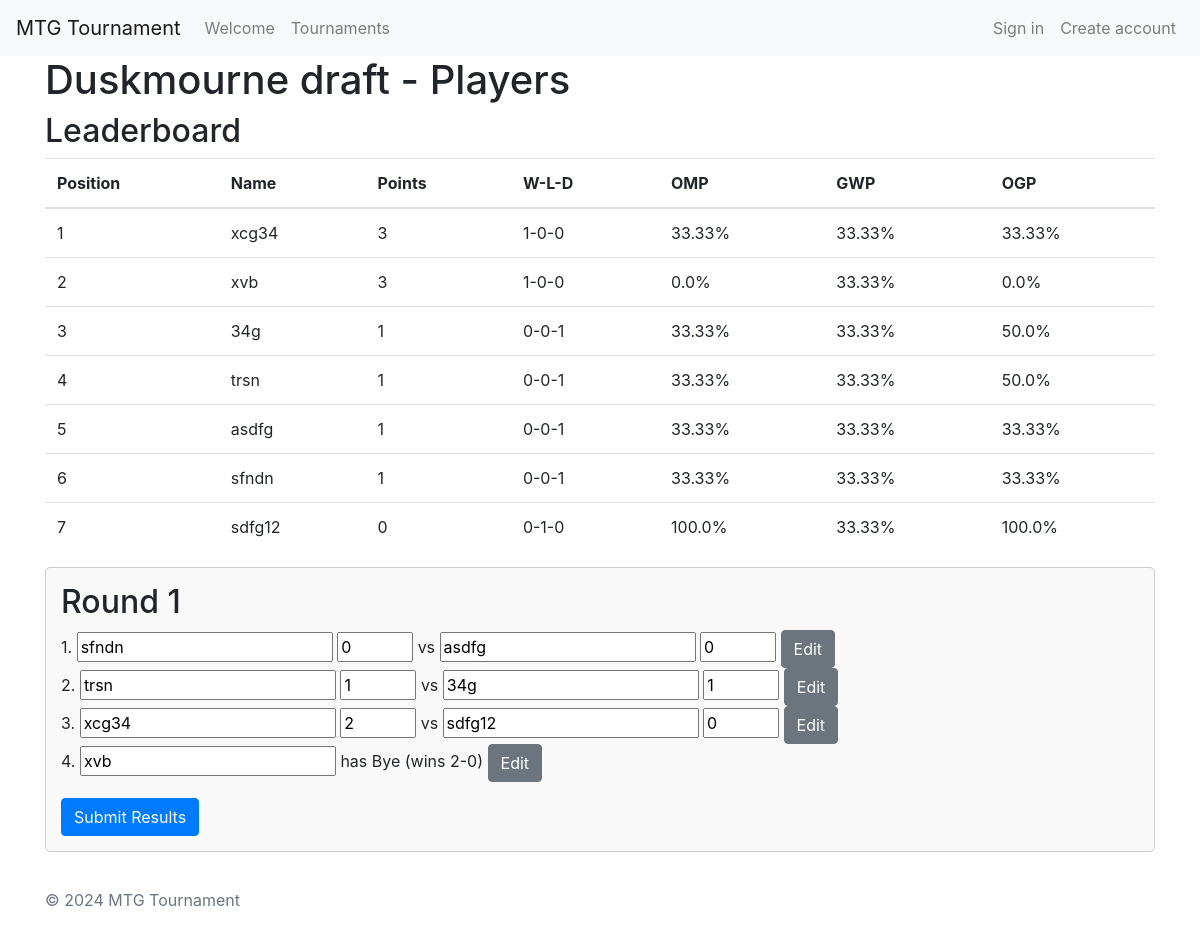
The page /tournament/tournament/65/players/ on the database its author committed.
### tournament/models.py (models this page shows, shortened)
class Tournament(models.Model):
    name = models.CharField(max_length=100)
    tournament_type = models.CharField(
        max_length=20,
        choices=[('Draft', 'Draft'), ('Constructed', 'Constructed'), ('Sealed Deck', 'Sealed Deck')],
        default='Draft'
    )
    pairing_method = models.CharField(
        max_length=20,
        choices=[('Swiss', 'Swiss'), ('Single Eliminations', 'Single Eliminations')],
        default='Swiss'
    )
    best_of = models.IntegerField(
        choices=[(1, 'Best of 1'), (3, 'Best of 3'), (5, 'Best of 5')],
        default=1
    )
    set = models.CharField(max_length=100, default='Default Set Name')
    pods = models.IntegerField()
    number_of_rounds = models.IntegerField(default=0)
    is_ended = models.BooleanField(default=False)

class Player(models.Model):
    name = models.CharField(max_length=100)
    tournament = models.ForeignKey(Tournament, related_name='players', on_delete=models.CASCADE)
    match_points = models.IntegerField(default=0)
    wins = models.IntegerField(default=0)
    losses = models.IntegerField(default=0)
    draws = models.IntegerField(default=0)
    games_won = models.IntegerField(default=0)
    games_lost = models.IntegerField(default=0)
    games_drawn = models.IntegerField(default=0)
    had_bye = models.BooleanField(default=False)
    game_win_percentage = models.FloatField(default=0.0)
    opponents_match_win_percentage = models.FloatField(default=0.0)  # Field to store OMP
    opponents_game_win_percentage = models.FloatField(default=0.0)
    def calculate_gwp(self):
        if self.game_win_percentage != 0.0:
            return  # Skip recalculation if already calculated

class Pairing(models.Model):
    tournament = models.ForeignKey(Tournament, on_delete=models.CASCADE)
    player1 = models.ForeignKey(Player, related_name='pairings_as_player1', on_delete=models.CASCADE)
    player2 = models.ForeignKey(Player, related_name='pairings_as_player2', on_delete=models.CASCADE, null=True, blank=True)
    player1_score = models.IntegerField(null=True, blank=True)
    player2_score = models.IntegerField(null=True, blank=True)
    result = models.CharField(max_length=5, null=True, blank=True)
    round = models.IntegerField()
    results_submitted = models.BooleanField(default=False)
    was_bye = models.BooleanField(default=False)

### tournament/views.py (the view)
# urls.py: path('tournament/<int:id>/players/', views.tournament_players, name='tournament_players'),
def tournament_players(request, id):
    tournament = get_object_or_404(Tournament, id=id)
    players = list(tournament.players.all())
    for player in players:
        player.calculate_gwp()  # Ensure the GWP is up-to-date
    players.sort(key=lambda player: (player.match_points, player.game_win_percentage or 0), reverse=True)
    pairings = Pairing.objects.filter(tournament=tournament).order_by('round', 'id')
    pairings_by_round = {}
    for pairing in pairings:
        round_number = pairing.round
        if round_number not in pairings_by_round:
            pairings_by_round[round_number] = []
        pairings_by_round[round_number].append(pairing)
    current_round = max(pairings_by_round.keys(), default=0)
    is_last_round = current_round == tournament.number_of_rounds
    return render(request, 'tournament/tournament_players.html', {
        'tournament': tournament,
        'players': players,
        'pairings_by_round': pairings_by_round,
        'is_last_round': is_last_round
    })

### templates/tournament/tournament_players.html (shortened to what this page needs)
{% extends 'base.html' %}
{% block content %}
<h1>{{ tournament.name }} - Players</h1>
<h2>Leaderboard</h2>
<table class="table">
    <thead>
        <tr>
            <th>Position</th>
            <th>Name</th>
            <th>Points</th>
            <th>W-L-D</th>
            <th>OMP</th>
            <th>GWP</th>
            <th>OGP</th>
        </tr>
    </thead>
    <tbody>
        {% for player in players %}
        <tr>
            <td>{{ forloop.counter }}</td>
            <td>{{ player.name }}</td>
            <td>{{ player.match_points }}</td>
            <td>{{ player.wins }}-{{ player.losses }}-{{ player.draws }}</td>
            <td>{{ player.opponents_match_win_percentage|default_if_none:"0.00" }}%</td>
            <td>{{ player.game_win_percentage|default_if_none:"0.00" }}%</td>
            <td>{{ player.opponents_game_win_percentage|default_if_none:"0.00" }}%</td>
        </tr>
        {% endfor %}
    </tbody>
</table>
{% for round_number, pairs in pairings_by_round.items %}
<div class="round-box">
    <h2>Round {{ round_number }}</h2>
    <form method="post" action="{% url 'update_results' tournament.id %}">
        <ul class="no-bullets">
            {% for pair in pairs %}
            <li>
                {{ forloop.counter }}.
                {% if pair.player2 %}
                <input type="text" name="player1_{{ round_number }}_{{ forloop.counter }}" value="{{ pair.player1.name }}" readonly>
                <input type="number" name="score1_{{ round_number }}_{{ forloop.counter }}" value="{{ pair.player1_score|default_if_none:0 }}" min="0" max="2" {% if pair.results_submitted %}readonly{% endif %}>
                vs
                <input type="text" name="player2_{{ round_number }}_{{ forloop.counter }}" value="{{ pair.player2.name }}" readonly>
                <input type="number" name="score2_{{ round_number }}_{{ forloop.counter }}" value="{{ pair.player2_score|default_if_none:0 }}" min="0" max="2" {% if pair.results_submitted %}readonly{% endif %}>
                {% else %}
                <input type="text" name="player1_{{ round_number }}_{{ forloop.counter }}" value="{{ pair.player1.name }}" readonly>
                has Bye (wins 2-0)
                {% endif %}
                {% if pair.results_submitted %}
                <button type="button" class="btn btn-secondary" onclick="enableEditing({{ round_number }}, {{ forloop.counter }})">Edit</button>
                {% endif %}
            </li>
            {% endfor %}
        </ul>
        <button type="submit" class="btn btn-primary">Submit Results</button>
    </form>
</div>
{% endfor %}
{% endblock %}

### static/css/my_style.css (style rules this page uses)
.no-bullets { list-style-type: none; padding: 0; }
.round-box { border: 1px solid #ccc; padding: 15px; margin-bottom: 20px; border-radius: 5px; background-color: #f9f9f9; }

### rows shown on the page
Tournament: name "Duskmourne draft"
Player: name "xcg34", match_points "3", wins "1", losses "0", draws "0", opponents_match_win_percentage "33.33", game_win_percentage "33.33", opponents_game_win_percentage "33.33"
Player: name "xvb", match_points "3", wins "1", losses "0", draws "0", opponents_match_win_percentage "0.0", game_win_percentage "33.33", opponents_game_win_percentage "0.0"
Player: name "34g", match_points "1", wins "0", losses "0", draws "1", opponents_match_win_percentage "33.33", game_win_percentage "33.33", opponents_game_win_percentage "50.0"
Player: name "trsn", match_points "1", wins "0", losses "0", draws "1", opponents_match_win_percentage "33.33", game_win_percentage "33.33", opponents_game_win_percentage "50.0"
Player: name "asdfg", match_points "1", wins "0", losses "0", draws "1", opponents_match_win_percentage "33.33", game_win_percentage "33.33", opponents_game_win_percentage "33.33"
Player: name "sfndn", match_points "1", wins "0", losses "0", draws "1", opponents_match_win_percentage "33.33", game_win_percentage "33.33", opponents_game_win_percentage "33.33"
Player: name "sdfg12", match_points "0", wins "0", losses "1", draws "0", opponents_match_win_percentage "100.0", game_win_percentage "33.33", opponents_game_win_percentage "100.0"
Pairing: round_number "1", player1.name "sfndn", player1_score "0", player2.name "asdfg", player2_score "0"
Pairing: player1.name "trsn", player1_score "1", player2.name "34g", player2_score "1"
Pairing: player1.name "xcg34", player1_score "2", player2.name "sdfg12", player2_score "0"
Pairing: player1.name "xvb"
